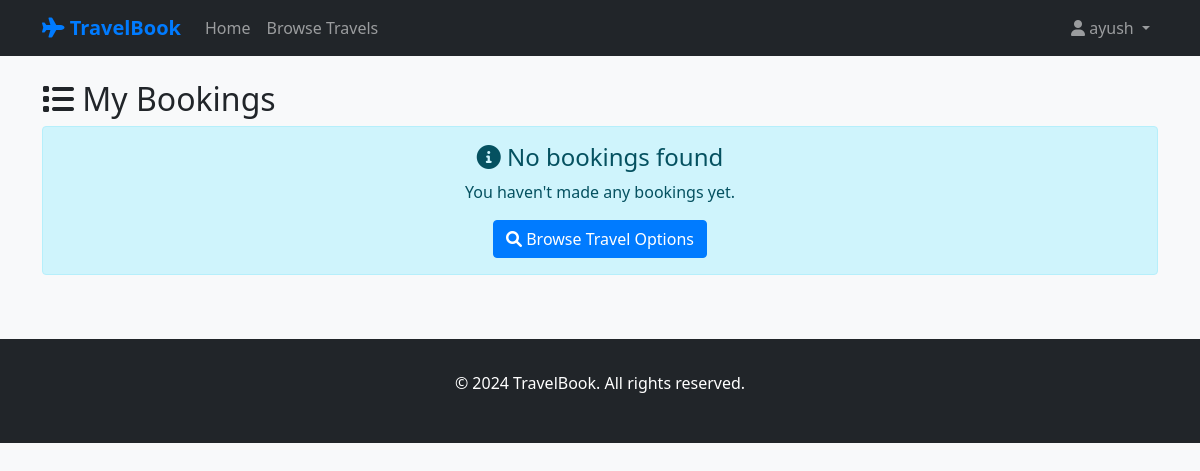
/my-bookings/ (signed in), run on an earlier commit of the app's database.
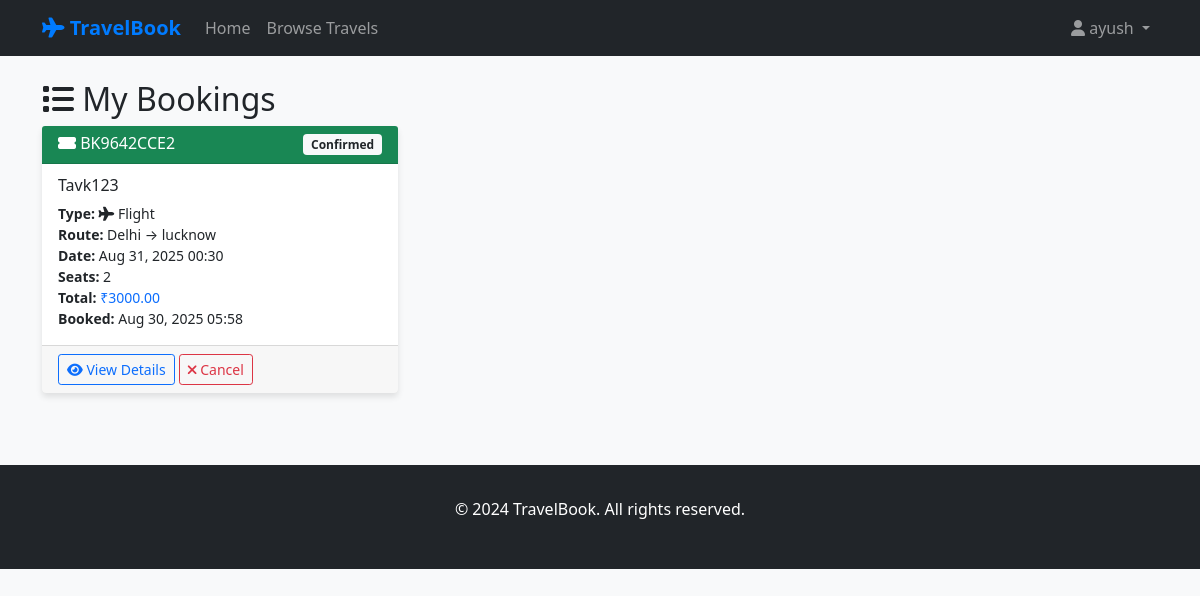
And on a later commit of the database.
### booking/models.py (models this page shows, shortened)
class Booking(models.Model):
    STATUS_CHOICES = [
        ('confirmed', 'Confirmed'),
        ('cancelled', 'Cancelled'),
    ]
    booking_id = models.CharField(max_length=20, unique=True)
    user = models.ForeignKey(User, on_delete=models.CASCADE, related_name='bookings')
    travel_option = models.ForeignKey(TravelOption, on_delete=models.CASCADE)
    number_of_seats = models.PositiveIntegerField(validators=[MinValueValidator(1)])
    total_price = models.DecimalField(max_digits=10, decimal_places=2)
    booking_date = models.DateTimeField(auto_now_add=True)
    status = models.CharField(max_length=20, choices=STATUS_CHOICES, default='confirmed')
    class Meta:
        ordering = ['-booking_date']

class TravelOption(models.Model):
    TRAVEL_TYPES = [
        ('flight', 'Flight'),
        ('train', 'Train'),
        ('bus', 'Bus'),
    ]
    travel_id = models.CharField(max_length=20, unique=True)
    type = models.CharField(max_length=20, choices=TRAVEL_TYPES)
    source = models.CharField(max_length=100)
    destination = models.CharField(max_length=100)
    date_time = models.DateTimeField()
    price = models.DecimalField(max_digits=10, decimal_places=2, validators=[MinValueValidator(0)])
    available_seats = models.PositiveIntegerField()
    created_at = models.DateTimeField(auto_now_add=True)
    class Meta:
        ordering = ['date_time']

### booking/views.py (the view)
# urls.py: path('my-bookings/', views.my_bookings, name='my_bookings'),
@login_required
def my_bookings(request):
    bookings = Booking.objects.filter(user=request.user)
    return render(request, 'booking/my_bookings.html', {'bookings': bookings})

### booking/templates/booking/my_bookings.html (shortened to what this page needs)
{% extends 'booking/base.html' %}
{% block content %}
<div class="row">
    <div class="col-12">
        <h2><i class="fas fa-list"></i> My Bookings</h2>
        {% if bookings %}
            <div class="row">
                {% for booking in bookings %}
                <div class="col-md-6 col-lg-4 mb-4">
                    <div class="card">
                        <div class="card-header bg-{% if booking.status == 'confirmed' %}success{% else %}danger{% endif %} text-white">
                            <h6 class="card-title mb-0">
                                <i class="fas fa-ticket-alt"></i> {{ booking.booking_id }}
                                <span class="badge bg-light text-dark float-end">{{ booking.get_status_display }}</span>
                            </h6>
                        </div>
                        <div class="card-body">
                            <h6 class="card-subtitle mb-2">{{ booking.travel_option.travel_id }}</h6>
                            <p class="card-text small">
                                <strong>Type:</strong>
                                <i class="fas fa-{% if booking.travel_option.type == 'flight' %}plane{% elif booking.travel_option.type == 'train' %}train{% else %}bus{% endif %}"></i>
                                {{ booking.travel_option.get_type_display }}<br>
                                <strong>Route:</strong> {{ booking.travel_option.source }} → {{ booking.travel_option.destination }}<br>
                                <strong>Date:</strong> {{ booking.travel_option.date_time|date:"M d, Y H:i" }}<br>
                                <strong>Seats:</strong> {{ booking.number_of_seats }}<br>
                                <strong>Total:</strong> <span class="text-primary">₹{{ booking.total_price }}</span><br>
                                <strong>Booked:</strong> {{ booking.booking_date|date:"M d, Y H:i" }}
                            </p>
                        </div>
                        <div class="card-footer">
                            <a href="{% url 'booking_detail' booking.booking_id %}" class="btn btn-outline-primary btn-sm">
                                <i class="fas fa-eye"></i> View Details
                            </a>
                            {% if booking.status == 'confirmed' %}
                                <a href="{% url 'cancel_booking' booking.booking_id %}"
                                   class="btn btn-outline-danger btn-sm"
                                   onclick="return confirm('Are you sure you want to cancel this booking?')">
                                    <i class="fas fa-times"></i> Cancel
                                </a>
                            {% endif %}
                        </div>
                    </div>
                </div>
                {% endfor %}
            </div>
        {% else %}
            <div class="alert alert-info text-center">
                <h4><i class="fas fa-info-circle"></i> No bookings found</h4>
                <p>You haven't made any bookings yet.</p>
                <a href="{% url 'travel_list' %}" class="btn btn-primary">
                    <i class="fas fa-search"></i> Browse Travel Options
                </a>
            </div>
        {% endif %}
    </div>
</div>
{% endblock %}

### booking/templates/booking/base.html (shortened to what this page needs)
<!DOCTYPE html>
<html lang="en">
<head>
    <link href="https://cdn.jsdelivr.net/npm/bootstrap@5.1.3/dist/css/bootstrap.min.css" rel="stylesheet">
    <link href="https://cdnjs.cloudflare.com/ajax/libs/font-awesome/6.0.0/css/all.min.css" rel="stylesheet">
</head>
<body>
    <nav class="navbar navbar-expand-lg navbar-dark bg-dark">
        <div class="container">
            <a class="navbar-brand" href="{% url 'home' %}">
                <i class="fas fa-plane"></i> TravelBook
            </a>
            <div class="collapse navbar-collapse" id="navbarNav">
                <ul class="navbar-nav me-auto">
                    <li class="nav-item">
                        <a class="nav-link" href="{% url 'home' %}">Home</a>
                    </li>
                    <li class="nav-item">
                        <a class="nav-link" href="{% url 'travel_list' %}">Browse Travels</a>
                    </li>
                </ul>
                <ul class="navbar-nav">
                    {% if user.is_authenticated %}
                        <li class="nav-item dropdown">
                            <a class="nav-link dropdown-toggle" href="#" id="navbarDropdown" role="button" data-bs-toggle="dropdown">
                                <i class="fas fa-user"></i> {{ user.username }}
                            </a>
                        </li>
                    {% endif %}
                </ul>
            </div>
        </div>
    </nav>
    <main class="container my-4">
        {% block content %}
        {% endblock %}
    </main>
    <footer class="bg-dark text-white text-center">
        <div class="container">
            <p>&copy; 2024 TravelBook. All rights reserved.</p>
        </div>
    </footer>
</body>
</html>

### booking/templates/booking/base.html (style rules this page uses)
body { background-color: #f8f9fa; }
.navbar-brand { font-weight: bold; color: #007bff !important; }
.card { box-shadow: 0 4px 6px rgba(0, 0, 0, 0.1); border: none; }
footer { background-color: #343a40; color: white; padding: 2rem 0; margin-top: 3rem; }

What changed in the data, as far as the page shows it:
added Booking: booking_id "BK9642CCE2", status "Confirmed", travel_option.travel_id "Tavk123", travel_option.type "Flight", travel_option.source "Delhi", travel_option.destination "lucknow", travel_option.date_time "Aug 31, 2025 00:30", number_of_seats "2", total_price "3000.00", booking_date "Aug 30, 2025 05:58", shows "Cancel"
Also different on the page:
text no longer shown: "No bookings found You haven't made any bookings yet. Browse Travel Options"
